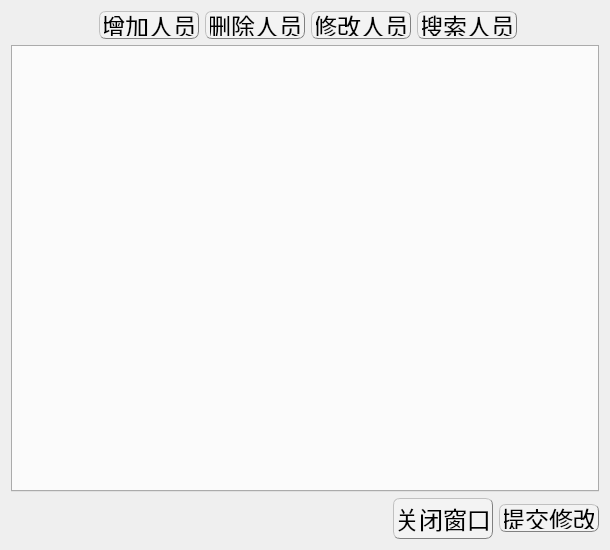
<?xml version="1.0" encoding="UTF-8"?>
<ui version="4.0">
 <class>PersonManageDialog</class>
 <widget class="QWidget" name="PersonManageDialog">
  <property name="geometry">
   <rect>
    <x>0</x>
    <y>0</y>
    <width>610</width>
    <height>550</height>
   </rect>
  </property>
  <property name="minimumSize">
   <size>
    <width>610</width>
    <height>550</height>
   </size>
  </property>
  <property name="maximumSize">
   <size>
    <width>800</width>
    <height>550</height>
   </size>
  </property>
  <property name="windowTitle">
   <string>Form</string>
  </property>
  <layout class="QGridLayout" name="gridLayout">
   <item row="2" column="3">
    <spacer name="horizontalSpacer">
     <property name="orientation">
      <enum>Qt::Horizontal</enum>
     </property>
     <property name="sizeHint" stdset="0">
      <size>
       <width>40</width>
       <height>20</height>
      </size>
     </property>
    </spacer>
   </item>
   <item row="2" column="6">
    <widget class="QPushButton" name="submitButton">
     <property name="minimumSize">
      <size>
       <width>100</width>
       <height>28</height>
      </size>
     </property>
     <property name="maximumSize">
      <size>
       <width>100</width>
       <height>28</height>
      </size>
     </property>
     <property name="font">
      <font>
       <pointsize>18</pointsize>
      </font>
     </property>
     <property name="styleSheet">
      <string notr="true">QPushButton{background-color: rgb(243, 243, 243);border:0.5px groove gray;border-radius:7px;padding:2px 4px;border-style: outset;}
QPushButton:hover{background-color:rgb(229, 241, 251); color: black;}
QPushButton:pressed{background-color:rgb(191, 190, 192);border-style: inset;}</string>
     </property>
     <property name="text">
      <string>提交修改</string>
     </property>
    </widget>
   </item>
   <item row="2" column="5">
    <widget class="QPushButton" name="closeButton">
     <property name="minimumSize">
      <size>
       <width>100</width>
       <height>28</height>
      </size>
     </property>
     <property name="maximumSize">
      <size>
       <width>100</width>
       <height>16777215</height>
      </size>
     </property>
     <property name="font">
      <font>
       <pointsize>18</pointsize>
      </font>
     </property>
     <property name="styleSheet">
      <string notr="true">QPushButton{background-color: rgb(243, 243, 243);border:0.5px groove gray;border-radius:7px;padding:2px 4px;border-style: outset;}
QPushButton:hover{background-color:rgb(229, 241, 251); color: black;}
QPushButton:pressed{background-color:rgb(191, 190, 192);border-style: inset;}</string>
     </property>
     <property name="text">
      <string>关闭窗口</string>
     </property>
    </widget>
   </item>
   <item row="0" column="1" colspan="6">
    <widget class="QWidget" name="widget" native="true">
     <property name="font">
      <font>
       <pointsize>5</pointsize>
      </font>
     </property>
     <layout class="QHBoxLayout" name="horizontalLayout">
      <property name="leftMargin">
       <number>0</number>
      </property>
      <property name="topMargin">
       <number>0</number>
      </property>
      <property name="rightMargin">
       <number>0</number>
      </property>
      <property name="bottomMargin">
       <number>0</number>
      </property>
      <item>
       <spacer name="horizontalSpacer_2">
        <property name="orientation">
         <enum>Qt::Horizontal</enum>
        </property>
        <property name="sizeHint" stdset="0">
         <size>
          <width>40</width>
          <height>20</height>
         </size>
        </property>
       </spacer>
      </item>
      <item>
       <widget class="QPushButton" name="addPersonButton">
        <property name="minimumSize">
         <size>
          <width>100</width>
          <height>28</height>
         </size>
        </property>
        <property name="maximumSize">
         <size>
          <width>100</width>
          <height>28</height>
         </size>
        </property>
        <property name="font">
         <font>
          <pointsize>18</pointsize>
         </font>
        </property>
        <property name="styleSheet">
         <string notr="true">QPushButton{background-color: rgb(243, 243, 243);border:0.5px groove gray;border-radius:7px;padding:2px 4px;border-style: outset;}
QPushButton:hover{background-color:rgb(229, 241, 251); color: black;}
QPushButton:pressed{background-color:rgb(191, 190, 192);border-style: inset;}</string>
        </property>
        <property name="text">
         <string>增加人员</string>
        </property>
       </widget>
      </item>
      <item>
       <widget class="QPushButton" name="deleteButton">
        <property name="minimumSize">
         <size>
          <width>100</width>
          <height>28</height>
         </size>
        </property>
        <property name="maximumSize">
         <size>
          <width>100</width>
          <height>28</height>
         </size>
        </property>
        <property name="font">
         <font>
          <pointsize>18</pointsize>
         </font>
        </property>
        <property name="styleSheet">
         <string notr="true">QPushButton{background-color: rgb(243, 243, 243);border:0.5px groove gray;border-radius:7px;padding:2px 4px;border-style: outset;}
QPushButton:hover{background-color:rgb(229, 241, 251); color: black;}
QPushButton:pressed{background-color:rgb(191, 190, 192);border-style: inset;}</string>
        </property>
        <property name="text">
         <string>删除人员</string>
        </property>
       </widget>
      </item>
      <item>
       <widget class="QPushButton" name="changePersonButton">
        <property name="minimumSize">
         <size>
          <width>100</width>
          <height>28</height>
         </size>
        </property>
        <property name="maximumSize">
         <size>
          <width>100</width>
          <height>28</height>
         </size>
        </property>
        <property name="font">
         <font>
          <pointsize>18</pointsize>
         </font>
        </property>
        <property name="styleSheet">
         <string notr="true">QPushButton{background-color: rgb(243, 243, 243);border:0.5px groove gray;border-radius:7px;padding:2px 4px;border-style: outset;}
QPushButton:hover{background-color:rgb(229, 241, 251); color: black;}
QPushButton:pressed{background-color:rgb(191, 190, 192);border-style: inset;}</string>
        </property>
        <property name="text">
         <string>修改人员</string>
        </property>
       </widget>
      </item>
      <item>
       <widget class="QPushButton" name="searchPersonButton">
        <property name="minimumSize">
         <size>
          <width>100</width>
          <height>28</height>
         </size>
        </property>
        <property name="maximumSize">
         <size>
          <width>100</width>
          <height>28</height>
         </size>
        </property>
        <property name="font">
         <font>
          <pointsize>18</pointsize>
         </font>
        </property>
        <property name="styleSheet">
         <string notr="true">QPushButton{background-color: rgb(243, 243, 243);border:0.5px groove gray;border-radius:7px;padding:2px 4px;border-style: outset;}
QPushButton:hover{background-color:rgb(229, 241, 251); color: black;}
QPushButton:pressed{background-color:rgb(191, 190, 192);border-style: inset;}</string>
        </property>
        <property name="text">
         <string>搜索人员</string>
        </property>
       </widget>
      </item>
      <item>
       <spacer name="horizontalSpacer_3">
        <property name="orientation">
         <enum>Qt::Horizontal</enum>
        </property>
        <property name="sizeHint" stdset="0">
         <size>
          <width>40</width>
          <height>20</height>
         </size>
        </property>
       </spacer>
      </item>
     </layout>
    </widget>
   </item>
   <item row="1" column="0" colspan="7">
    <widget class="QTabWidget" name="tabWidget">
     <property name="minimumSize">
      <size>
       <width>0</width>
       <height>420</height>
      </size>
     </property>
     <property name="tabPosition">
      <enum>QTabWidget::West</enum>
     </property>
     <property name="currentIndex">
      <number>-1</number>
     </property>
     <property name="elideMode">
      <enum>Qt::ElideNone</enum>
     </property>
    </widget>
   </item>
  </layout>
 </widget>
 <resources/>
 <connections/>
</ui>
